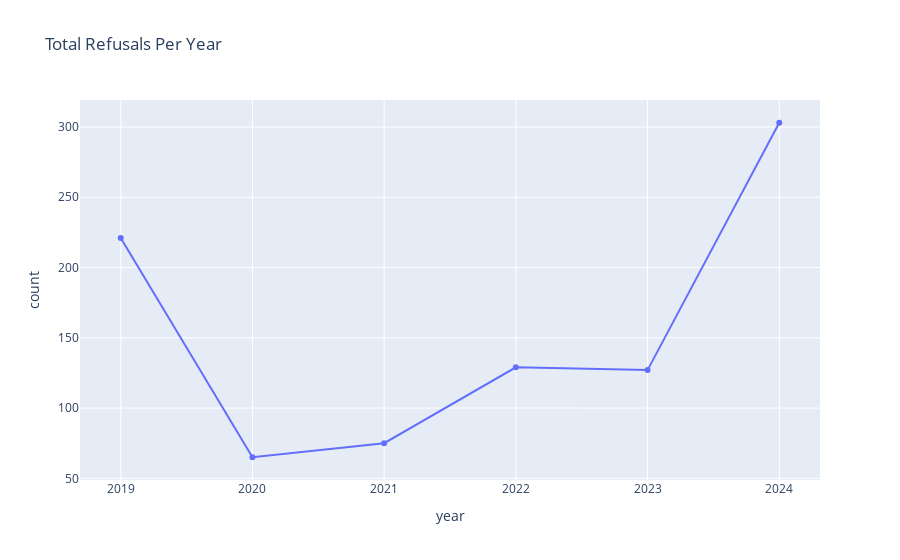

Notebook code for this chart:
### Markdown cell above
## Refusal Trends Over Time

### Code cell
yearly_trend = df.groupby("year")["count"].sum().reset_index()
fig = px.line(yearly_trend, x="year", y="count", markers=True, title="Total Refusals Per Year")
fig.show()

### Figure 1 — Plotly figure (JSON) as saved in the notebook; plotly's stock layout.template omitted (floating-point values rounded to 4 significant figures)
{"data": [{"hovertemplate": "year=%{x}<br>count=%{y}<extra></extra>", "legendgroup": "", "line": {"color": "#636efa", "dash": "solid"}, "marker": {"symbol": "circle"}, "mode": "lines+markers", "name": "", "orientation": "v", "showlegend": false, "type": "scatter", "x": [2019, 2020, 2021, 2022, 2023, 2024], "xaxis": "x", "y": [221, 65, 75, 129, 127, 303], "yaxis": "y"}], "layout": {"legend": {"tracegroupgap": 0}, "title": {"text": "Total Refusals Per Year"}, "xaxis": {"anchor": "y", "domain": [0, 1], "title": {"text": "year"}}, "yaxis": {"anchor": "x", "domain": [0, 1], "title": {"text": "count"}}}}
